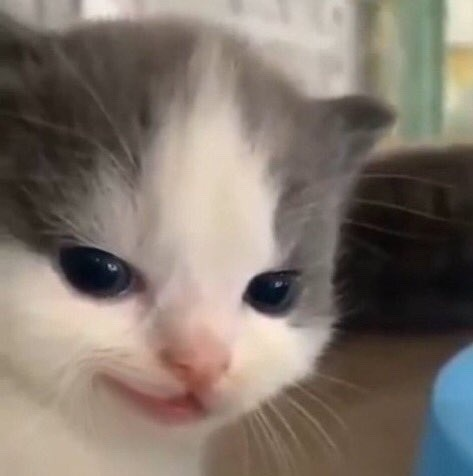
#> input picture Multimedia/tp3_RLE/cat evil hehe.jpg, 473 x 476 px
$ jupyter execute --allow-errors tp3_rle.ipynb   (shell and % lines are left out)
#> lines starting #> are read from the running program, lines starting #| are printed output that depends on the picture; after the words box and inside, x2 and y2 are one past the last pixel; in counts of white or black regions, pixels touching at a corner belong together
[cell 1]
import cv2
import numpy as np
import matplotlib.pyplot as plt

## RLE compression :

[cell 2]
def encode_rle(input) :
    output = ""
    lenght = len(input)
    i=0
    tmp = []

    while(i < lenght ):
        chaine = str(input[i])
        cpt = 1
        j=i
        while(j < lenght - 1):
            if(input[j]==input[j+1]):
                cpt+=1
                j+=1
            else :
                break

        if(cpt >2):
            tmp.append([cpt , chaine])
        else :

            if (len(tmp)!=0):

                if(tmp[-1][0]<=2):
                    tmp[-1][1] = tmp[-1][1] + ( chaine * cpt)
                    tmp[-1][0]+=cpt
                else :
                    tmp.append([cpt , chaine * cpt])
            else :
                tmp.append([cpt , chaine * cpt])

        i = j+1

    for repi , ch in tmp :
        if(repi >2 ) and (len(ch)==1):
            output=output+"{:03}".format(128+repi)+ch
        else:
            output=output+"{:03}".format(repi)+ch

    print("repitition valeurs :  \n" , tmp)

    return {"tmp" :tmp , "code" :output}

[cell 3]
def Calculate_taux (encode_dict , original):
    tmp = encode_dict["tmp"]
    taille = 0
    for x , y in tmp :
        if(x>2) and (len(y)==1):
            taille += 8 + 1
        else :
            taille +=8+x

    return (taille , original)

### Test sur image 1 et image 2

#> (a cell that did not finish here is left out)

#> (a cell that did not finish here is left out)

## Decompression RLE :

[cell 6]
def decode_rle(code_file):
    with open(str(code_file) , 'r') as file:
        code = file.readline()
    print(code)
    tmp= []

    i=0
    while(i< len(code)):
        j=i+3
        repit = int(code[i:j])
        if(repit < 128):                    # dans ce cas repit represent la longueur de la sequence non repete
            tmp.append(code[j:j+repit])
            i=j+repit
        else:
            tmp.append(code[j] * (repit-128))
            i=j+1

    print(tmp)

    output = np.array(list("".join(tmp))).astype(np.uint8)

    return({"tmp" : tmp , "decode" : output})

### decoder image 1 et 2

#> (a cell that did not finish here is left out)

#> (a cell that did not finish here is left out)

## test sur grayscale image ( apres binarization )

[cell 9]
cathehe=cv2.imread("cat evil hehe.jpg" , cv2.IMREAD_GRAYSCALE).astype(np.uint8)
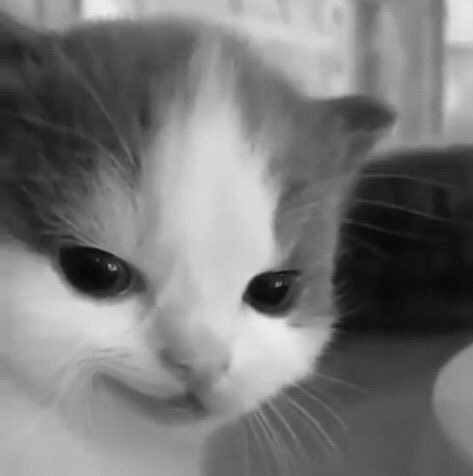
#> cathehe: shape (476, 473); min 7, max 239, mean 119.9
cathehe = cv2.resize(cathehe , (128 , 128))
#> cathehe: shape (128, 128)

# binarise l'image

threshold = 127
_, binarycat = cv2.threshold(cathehe, threshold, 255, cv2.THRESH_BINARY)
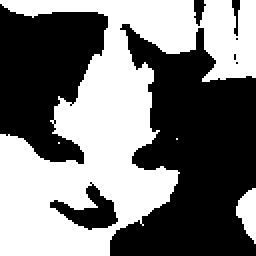
#> binarycat: shape (128, 128) (shown 2 times larger); 47.8% white; 4 white regions (2 under 20 px), largest, box (x1, y1, x2, y2) and area: (0, 0, 128, 128) 7647, (118, 94, 128, 122) 178
binarycat =(binarycat/255).astype(np.uint8)


np.savetxt("cathehe_pixels.txt" , binarycat , fmt="%d")

print("avant codage : " , " shape = "  , binarycat.shape," length en bits : " , binarycat.size * 8 )
#| avant codage :   shape =  (128, 128)  length en bits :  131072
plt.imshow(binarycat , cmap="gray")
plt.title("cat hehe binarisé")
plt.show()

[cell 10]
codecathehe = encode_rle(binarycat.flatten())
#> in encode_rle, `lenght = len(input)`: lenght = 16384
#> the loop in encode_rle, `while(i < lenght ):` made 552 passes
#> (chaine, i) on passes 1 to 3: ('1', 97), ('0', 102), ('1', 116)
#> after the loop in encode_rle, `while(i < lenght ):`: tmp = 547 items, first 6: [97, '1'], [5, '0'], [14, '1'], [4, '0'], [105, '1'], [5, '0']
#> the loop in encode_rle, `for repi , ch in tmp :` made 547 passes
#> (repi, ch, output) on passes 1 to 10: (97, '1', '2251'), (5, '0', '22511330'), (14, '1', '225113301421'), (4, '0', '2251133014211320'), (105, '1', '22511330142113202331'), (5, '0', '225113301421132023311330'), (14, '1', '2251133014211320233113301421'), (4, '0', '22511330142113202331133014211320'), (8, '1', '225113301421132023311330142113201361'), (1, '0', '2251133014211320233113301421132013610010')
#> (repi, ch) on passes 11 to 16: (96, '1'), (6, '0'), (13, '1'), (4, '0'), (8, '1'), (2, '00')
#> (printed output is left out)
#> codecathehe = 2 items
print("code cathehe : \n" , codecathehe["code"])
#> (printed output is left out)

original_bits = binarycat.shape[0] * binarycat.shape[1] * 8
#> original_bits = 131072
coded_bits=Calculate_taux(codecathehe , original_bits)[0]
#> the loop in Calculate_taux, `for x , y in tmp :` made 547 passes
#> (x, y, taille) on passes 1 to 12: (97, '1', 9), (5, '0', 18), (14, '1', 27), (4, '0', 36), (105, '1', 45), (5, '0', 54), (14, '1', 63), (4, '0', 72), (8, '1', 81), (1, '0', 90), (96, '1', 99), (6, '0', 108)
#> taille on passes 61 to 66: 553, 562, 571, 580, 589, 599
#> after the loop in Calculate_taux, `for x , y in tmp :`: taille = 4944
#> coded_bits = 4944
print("taux de compression : "  , coded_bits / original_bits * 100)

with open("codecathehe.txt" , 'w') as file :
    file.write(codecathehe["code"])

## decompression

[cell 11]
cathehe_decode = decode_rle("codecathehe.txt")
cathehe_afterdecode = cathehe_decode["decode"].reshape(128,128)
plt.imshow(cathehe_afterdecode , cmap="gray")
plt.title("cat hehe after decode")
plt.show()

print(np.array_equal(binarycat , cathehe_afterdecode))

## test sur cablecar image grayscale

[cell 12]
cablecar=cv2.imread("cablecar.bmp", cv2.IMREAD_GRAYSCALE).astype(np.uint8)
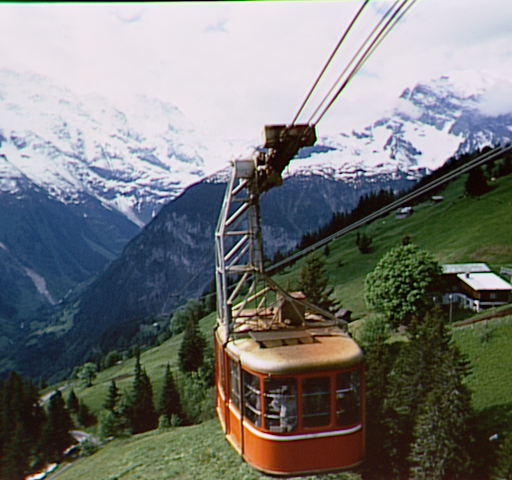
#> input picture Multimedia/tp3_RLE/cablecar.bmp, 512 x 480 px
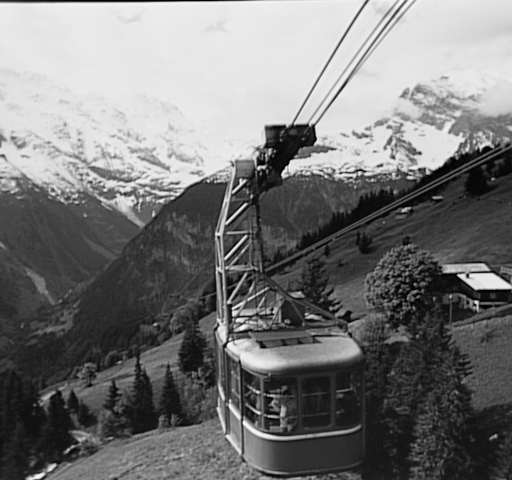
#> cablecar: shape (480, 512); min 0, max 253, mean 119.1
np.savetxt("cablecar_pixels.txt" , cablecar , fmt="%d")

cablecar = cv2.resize(cablecar , (128 , 128))
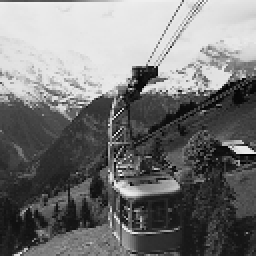
#> cablecar: shape (128, 128) (shown 2 times larger); min 1, max 244, mean 118.8

# binarise l'image

threshold = 127
_, binarycable = cv2.threshold(cablecar, threshold, 255, cv2.THRESH_BINARY)
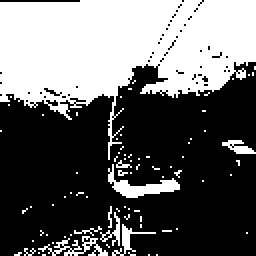
#> binarycable: shape (128, 128) (shown 2 times larger); 39.7% white; 80 white regions (74 under 20 px), largest, box (x1, y1, x2, y2) and area: (0, 0, 128, 80) 5789, (54, 82, 90, 99) 208, (19, 118, 54, 128) 125, (56, 112, 78, 128) 75, (111, 70, 128, 77) 63, (50, 106, 60, 123) 51
binarycable =(binarycable/255).astype(np.uint8)

print("avant codage : " , " shape = "  , binarycable.shape," length en octet : " , binarycable.size * 8 )
plt.imshow(binarycable , cmap="gray")
plt.title("cable car binarisé")
plt.show()

[cell 13]
codecablecar = encode_rle(binarycable.flatten())
#> the loop in encode_rle (call 2), `while(i < lenght ):` made 1003 passes
#> (chaine, i) on passes 1 to 3: ('0', 40), ('1', 91), ('0', 92)
#> the loop in encode_rle (call 2), `for repi , ch in tmp :` made 843 passes
#> (repi, ch) on passes 1 to 3: (40, '0'), (51, '1'), (1, '0')
print("code cablecar : \n" , codecablecar["code"])


print("taux de compression : " , Calculate_taux(codecablecar , 128 * 128 * 8))
#> the loop in Calculate_taux (call 2), `for x , y in tmp :` made 843 passes
with open("codecablecar.txt" , 'w') as file :
    file.write(codecablecar["code"])

[cell 14]
cablecar_decode = decode_rle("codecablecar.txt")
